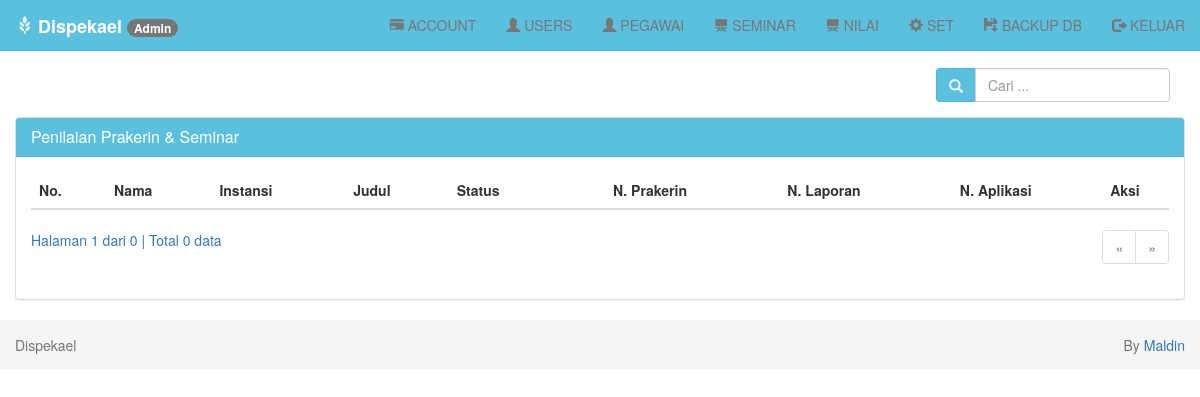
Page /index.php?page=tampil-nilai (signed in) on the earlier database version.
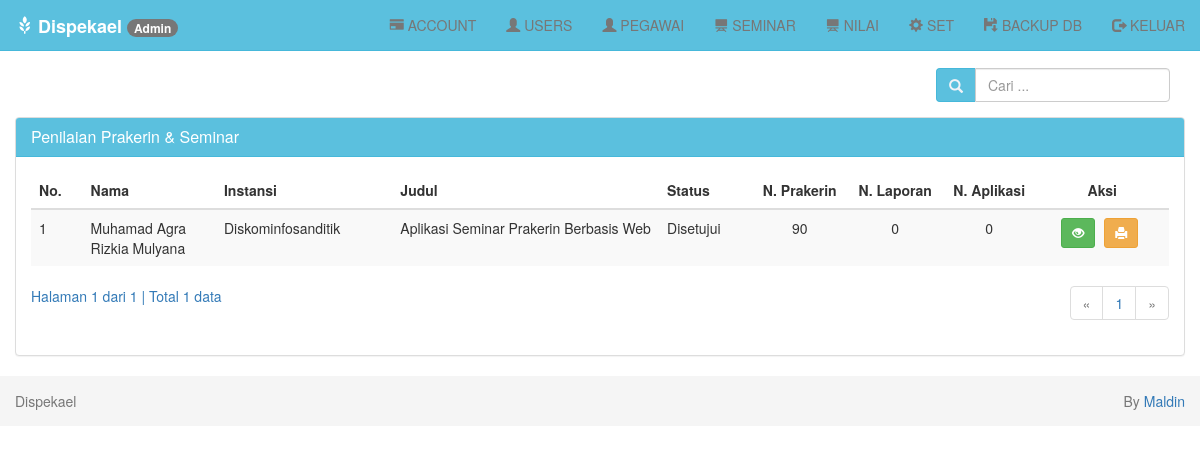
Same page on the later database version.
### tables this page shows
CREATE TABLE `seminar` (
  `idseminar` int(5) NOT NULL AUTO_INCREMENT,
  `nis` int(8) NOT NULL,
  `judul` varchar(255) NOT NULL,
  `file` varchar(255) NOT NULL,
  `tautan` varchar(255) NOT NULL,
  `statussem` varchar(30) NOT NULL,
  `ket` varchar(255) NOT NULL,
  `pengujilap` int(8) NOT NULL,
  `pengujiapl` int(8) NOT NULL,
  `nilaiprakerin` int(3) NOT NULL,
  `nilailaporan` int(3) NOT NULL,
  `nilaiaplikasi` int(3) NOT NULL,
  PRIMARY KEY (`idseminar`)
);

CREATE TABLE `users` (
  `nis` bigint(12) unsigned NOT NULL,
  `id` bigint(12) unsigned NOT NULL,
  `nama` varchar(255) NOT NULL,
  `tanggal_lahir` date NOT NULL,
  `alamat` varchar(255) NOT NULL,
  `instansi` varchar(100) NOT NULL,
  `telp` varchar(15) NOT NULL,
  `stat` varchar(30) NOT NULL,
  `foto` varchar(255) NOT NULL,
  PRIMARY KEY (`nis`)
);

### seminar/tampil-nilai.php (the view, shortened to what the changed rows need)
<?php
if (isset($_POST['cari'])) {
    $cari = $_POST['cari'];
} else {
    $cari = "";
}
?>
<br>
<div class="row">
    <div class="col-md-12">
        <div class="panel-body">
            <div class="pull-right btn-tambah">
                <form class="form-inline" method="POST" action="?page=seminar-tampil">
                    <div class="form-group">
                        <div class="input-group">
                            <div class="input-group-addon">
                                <i class="glyphicon glyphicon-search"></i>
                            </div>
                            <input type="text" class="form-control" name="cari" placeholder="Cari ..." autocomplete="off" value="<?php echo $cari; ?>">
                        </div>
                    </div>
                </form>
            </div>
        </div>
        <div class="panel panel-default">
            <div class="panel-heading">
                <h3 class="panel-title">Penilaian Prakerin & Seminar</h3>
            </div>
            <div class="panel-body">
                <div class="table-responsive">
                    <table class="table table-striped table-hover">
                        <thead>
                            <tr>
                                <th>No.</th>
                                <th>Nama</th>
                                <th>Instansi</th>
                                <th>Judul</th>
                                <th>Status</th>
                                <th class='center'>N. Prakerin</th>
                                <th class='center'>N. Laporan</th>
                                <th class='center'>N. Aplikasi</th>
                                <th class='center'>Aksi</th>
                            </tr>
                        </thead>
                        <tbody>
                            <?php
                            $batas = 10;
                            if (isset($cari)) {
                                $jumlah_record = mysqli_query($db, "SELECT seminar.*, users.nama, users.instansi FROM seminar JOIN users ON users.nis = seminar.nis WHERE instansi LIKE '%$cari%' OR nama LIKE '%$cari%'") or die('Ada kesalahan pada query jumlah_record: ' . mysqli_error($db));
                            } else {
                                $jumlah_record = mysqli_query($db, "SSELECT seminar.*, users.nama, users.instansi FROM seminar JOIN users ON users.nis = seminar.nis") or die('Ada kesalahan pada query jumlah_record: ' . mysqli_error($db));
                            }
                            $jumlah  = mysqli_num_rows($jumlah_record);
                            $halaman = ceil($jumlah / $batas);
                            $page    = (isset($_GET['hal'])) ? (int)$_GET['hal'] : 1;
                            $mulai   = ($page - 1) * $batas;
                            $no = 1;
                            if (isset($cari)) {
                                $query = mysqli_query($db, "SELECT seminar.*, users.nama, users.instansi FROM seminar JOIN users ON users.nis = seminar.nis WHERE instansi LIKE '%$cari%' OR nama LIKE '%$cari%' ORDER BY nis LIMIT $mulai, $batas")
                                    or die('Ada kesalahan pada query seminar: ' . mysqli_error($db));
                            } else {
                                $query = mysqli_query($db, "SELECT seminar.*, users.nama, users.instansi FROM seminar JOIN users ON users.nis = seminar.nis ORDER BY nis LIMIT $mulai, $batas") or die('Ada kesalahan pada query seminar: ' . mysqli_error($db));
                            }
                            while ($data = mysqli_fetch_assoc($query)) {
                                echo "  <tr>
                      <td width='20'>$no</td>
                      <td width='100'>$data[nama]</td>
                      <td width='75'>$data[instansi]</td>
                      <td width='200'>$data[judul]</td>
                      <td width='50'>$data[statussem]</td>
                      <td width='25' align='center'>$data[nilaiprakerin]</td>
                      <td width='25' align='center'>$data[nilailaporan]</td>
                      <td width='25' align='center'>$data[nilaiaplikasi]</td>
                      <td width='100' class='center'>
                        <div class=''>
                        <a data-toggle='tooltip' data-placement='top' title='Detail' style='margin-right:5px' class='btn btn-success btn-sm' href='?page=seminar-detail&id=$data[idseminar]'> <i class='glyphicon glyphicon-eye-open'></i></a>
                        <a data-toggle='tooltip' data-placement='top' title='Print Detail' style='margin-right:5px' class='btn btn-warning btn-sm' href='?page=seminar-print-detail&id=$data[idseminar]' target='_blank'> <i class='glyphicon glyphicon-print'></i></a>";;
                            ?>
                            <?php
                                echo "
                        </div>
                      </td>
                    </tr>";
                                $no++;
                            }
                            ?>
                        </tbody>
                    </table>
                    <?php
                    if (empty($_GET['hal'])) {
                        $halaman_aktif = '1';
                    } else {
                        $halaman_aktif = $_GET['hal'];
                    }
                    ?>
                    <a>
                        Halaman <?php echo $halaman_aktif; ?> dari <?php echo $halaman; ?> |
                        Total <?php echo $jumlah; ?> data
                    </a>
                    <nav>
                        <ul class="pagination pull-right">
                            <?php
                            if ($halaman_aktif <= '1') { ?>
                                <li class="disabled">
                                    <a href="" aria-label="Previous">
                                        <span aria-hidden="true">&laquo;</span>
                                    </a>
                                </li>
                            <?php
                            }
                            ?>
                            <?php
                            for ($x = 1; $x <= $halaman; $x++) { ?>
                                <li class="">
                                    <a href="?page=seminar-tampil&hal=<?php echo $x ?>"><?php echo $x ?></a>
                                </li>
                            <?php
                            }
                            ?>
                            <?php
                            if ($halaman_aktif >= $halaman) { ?>
                                <li class="disabled">
                                    <a href="" aria-label="Next">
                                        <span aria-hidden="true">&raquo;</span>
                                    </a>
                                </li>
                            <?php
                            }
                            ?>
                        </ul>
                    </nav>
                </div>
            </div>
        </div>
    </div>
</div>

Differences in the rows shown:
added seminar: users.nama "Muhamad Agra Rizkia Mulyana", users.instansi "Diskominfosanditik", judul "Aplikasi Seminar Prakerin Berbasis Web", statussem "Disetujui", nilaiprakerin "90", nilailaporan "0", nilaiaplikasi "0"
Other differences:
$halaman: "0" → "1"
$jumlah: "0" → "1"
new list line: "1"
